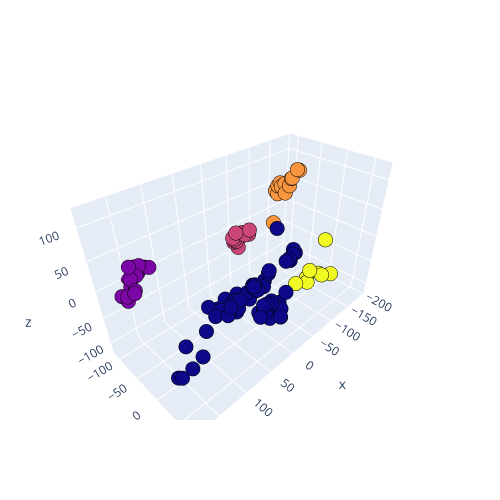

Source (notebook cell):
### Code cell
fig = plt.figure(figsize = (15,15))
trace = go.Scatter3d(x=X[:, 0], y=X[:, 1], z=X[:, 2], mode='markers',marker=dict(color = ms.labels_, size= 5, line=dict(color= 'black',width = 3)))
layout = go.Layout(margin=dict(l=0,r=0),height = 500,width = 500)
data = [trace]
fig = go.Figure(data = data, layout = layout)
fig.show()
